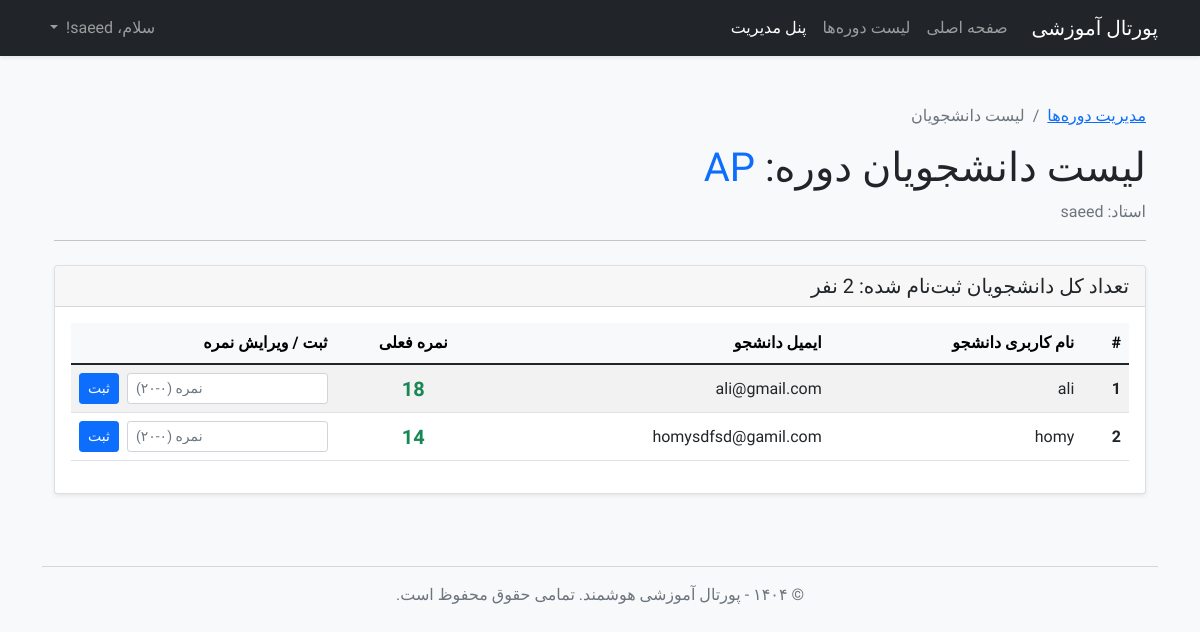
The page /course/2/roster (signed in) on the database its author committed.
### app/models.py (models this page shows, shortened)
class User(UserMixin, db.Model):
    id = db.Column(db.Integer, primary_key=True)
    username = db.Column(db.String(64), index=True, unique=True, nullable=False)
    email = db.Column(db.String(120), index=True, unique=True, nullable=False)
    password_hash = db.Column(db.String(128))
    role = db.Column(db.String(20), nullable=False, default='student')
    enrollments = db.relationship('Enrollment', backref='student', lazy='dynamic', foreign_keys='Enrollment.user_id')
    taught_courses = db.relationship('Course', backref='instructor', lazy='dynamic',
                                     foreign_keys='Course.instructor_id')

class Course(db.Model):
    id = db.Column(db.Integer, primary_key=True)
    title = db.Column(db.String(140), nullable=False)
    description = db.Column(db.Text)
    credits = db.Column(db.Integer, nullable=False, default=3)
    day_of_week = db.Column(db.String(20), nullable=False)
    start_time = db.Column(db.Time, nullable=False)
    end_time = db.Column(db.Time, nullable=False)
    capacity = db.Column(db.Integer, default=20)
    instructor_id = db.Column(db.Integer, db.ForeignKey('user.id'))
    term_id = db.Column(db.Integer, db.ForeignKey('term.id'), nullable=False)
    enrollments = db.relationship('Enrollment', backref='course', lazy='dynamic', foreign_keys='Enrollment.course_id')
    prereqs = db.relationship(
        'Course', secondary=prerequisites,
        primaryjoin=(prerequisites.c.course_id == id),
        secondaryjoin=(prerequisites.c.prerequisite_id == id),
        backref=db.backref('is_prereq_for', lazy='dynamic'),
        lazy='dynamic'
    )

class Enrollment(db.Model):
    id = db.Column(db.Integer, primary_key=True)
    user_id = db.Column(db.Integer, db.ForeignKey('user.id'))
    course_id = db.Column(db.Integer, db.ForeignKey('course.id'))
    status = db.Column(db.String(20), default='enrolled', nullable=False)
    grade = db.Column(db.Integer, nullable=True)

### app/routes.py (the view)
@app.route('/course/<int:course_id>/roster')
@login_required
def course_roster(course_id):
    course = Course.query.get_or_404(course_id)
    if current_user.role != 'admin' and course.instructor_id != current_user.id:
        abort(403)
    enrollments = Enrollment.query.filter_by(course_id=course.id).all()
    grade_form = GradeForm()
    return render_template('roster.html', title=f'دانشجویان دوره {course.title}', course=course, enrollments=enrollments, grade_form=grade_form)

### app/forms.py
class GradeForm(FlaskForm):
    grade = IntegerField('نمره',
        validators=[
            InputRequired(),
            NumberRange(min=0, max=20, message='نمره باید بین ۰ و ۲۰ باشد')
        ]
    )
    submit = SubmitField('ثبت')

### app/models.py (called while the page is built)
@login.user_loader
def load_user(id):
    return User.query.get(int(id))

### app/templates/roster.html (shortened to what this page needs)
{% extends "base.html" %}
{% block content %}
<div class="container py-4">
    <nav aria-label="breadcrumb">
        <ol class="breadcrumb">
            <li class="breadcrumb-item"><a href="{{ url_for('manage_courses') }}">مدیریت دوره‌ها</a></li>
            <li class="breadcrumb-item active" aria-current="page">لیست دانشجویان</li>
        </ol>
    </nav>
    <h1 class="mb-2">لیست دانشجویان دوره: <span class="text-primary">{{ course.title }}</span></h1>
    <p class="text-muted">استاد: {{ course.instructor.username }}</p>
    <hr>
    <div class="card shadow-sm mt-4">
        <div class="card-header">
            <h5 class="mb-0">تعداد کل دانشجویان ثبت‌نام شده: {{ enrollments|length }} نفر</h5>
        </div>
        <div class="card-body">
            {% if enrollments %}
            <div class="table-responsive">
                <table class="table table-striped table-hover align-middle">
                    <thead class="table-light">
                        <tr>
                            <th scope="col">#</th>
                            <th scope="col">نام کاربری دانشجو</th>
                            <th scope="col">ایمیل دانشجو</th>
                            <th scope="col" class="text-center">نمره فعلی</th>
                            <th scope="col" style="width: 25%;">ثبت / ویرایش نمره</th>
                        </tr>
                    </thead>
                    <tbody>
                        {% for enrollment in enrollments %}
                        <tr>
                            <th scope="row">{{ loop.index }}</th>
                            <td>{{ enrollment.student.username }}</td>
                            <td>{{ enrollment.student.email }}</td>
                            <td class="text-center">
                                {% if enrollment.grade is not none %}
                                    <span class="fw-bold fs-5 {% if enrollment.grade >= 10 %}text-success{% else %}text-danger{% endif %}">
                                        {{ enrollment.grade }}
                                    </span>
                                {% else %}
                                    <span class="text-muted fst-italic">ثبت نشده</span>
                                {% endif %}
                            </td>
                            <td>
                                <form method="POST" action="{{ url_for('grade_enrollment', enrollment_id=enrollment.id) }}" class="d-flex gap-2">
                                    <div class="flex-grow-1">
                                        {{ grade_form.grade(class="form-control form-control-sm", placeholder="نمره (۰-۲۰)") }}
                                    </div>
                                    {{ grade_form.submit(class="btn btn-primary btn-sm") }}
                                </form>
                            </td>
                        </tr>
                        {% endfor %}
                    </tbody>
                </table>
            </div>
            {% else %}
            <div class="alert alert-warning">هنوز هیچ دانشجویی در این دوره ثبت‌نام نکرده است.</div>
            {% endif %}
        </div>
    </div>
</div>
{% endblock %}

### app/templates/base.html (shortened to what this page needs)
<!doctype html>
<html lang="fa" dir="rtl">
<head>
    <link href="https://cdn.jsdelivr.net/npm/bootstrap@5.1.3/dist/css/bootstrap.rtl.min.css" rel="stylesheet">
    <link rel="stylesheet" href="{{ url_for('static', filename='css/style.css') }}">
</head>
<body class="bg-light">
    <nav class="navbar navbar-expand-lg navbar-dark bg-dark shadow-sm">
        <div class="container">
            <a class="navbar-brand" href="{{ url_for('home') }}">پورتال آموزشی</a>
            <div class="collapse navbar-collapse" id="navbarNav">
                <ul class="navbar-nav me-auto mb-2 mb-lg-0">
                    <li class="nav-item">
                        <a class="nav-link" href="{{ url_for('home') }}">صفحه اصلی</a>
                    </li>
                    <li class="nav-item">
                        <a class="nav-link" href="{{ url_for('courses') }}">لیست دوره‌ها</a>
                    </li>
                    {% if current_user.is_authenticated %}
                        <li class="nav-item">
                            <a class="nav-link active" href="{{ url_for('my_dashboard') }}">
                                {% if current_user.role == 'student' %}
                                    داشبورد من
                                {% else %}
                                    پنل مدیریت
                                {% endif %}
                            </a>
                        </li>
                    {% endif %}
                </ul>
                <ul class="navbar-nav ms-auto">
                    {% if current_user.is_anonymous %}
                    <li class="nav-item">
                        <a class="nav-link" href="{{ url_for('login') }}">ورود</a>
                    </li>
                    {% else %}
                    <li class="nav-item dropdown">
                        <a class="nav-link dropdown-toggle" href="#" id="navbarDropdown" role="button" data-bs-toggle="dropdown">
                            سلام، {{ current_user.username }}!
                        </a>
                    </li>
                    {% endif %}
                </ul>
            </div>
        </div>
    </nav>
    <main class="container mt-4">
        {% block content %}{% endblock %}
    </main>
    <footer class="container text-center mt-5 mb-3 text-muted">
        <hr>
        <p>&copy; ۱۴۰۴ - پورتال آموزشی هوشمند. تمامی حقوق محفوظ است.</p>
    </footer>
</body>
</html>

### app/static/css/style.css (style rules this page uses)
body { font-family: 'Vazirmatn', sans-serif; font-weight: 400; }

### rows shown on the page
User: username "saeed", instructor.username "saeed"
Course: title "AP"
Enrollment: student.username "ali", student.email "ali@gmail.com", grade "18"
Enrollment: student.username "homy", student.email "homysdfsd@gamil.com", grade "14"
